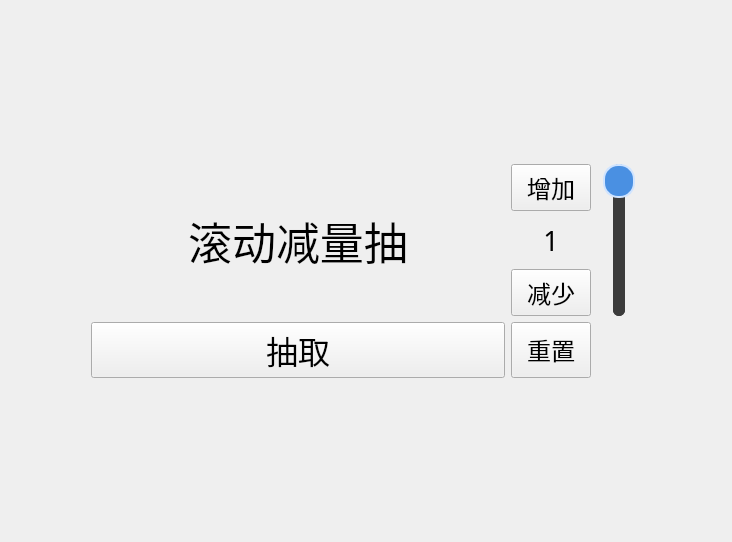
<?xml version="1.0" encoding="UTF-8"?>
<ui version="4.0">
 <class>Form</class>
 <widget class="QWidget" name="Form">
  <property name="geometry">
   <rect>
    <x>0</x>
    <y>0</y>
    <width>732</width>
    <height>542</height>
   </rect>
  </property>
  <property name="windowTitle">
   <string>Form</string>
  </property>
  <layout class="QGridLayout" name="gridLayout">
   <item row="0" column="1">
    <spacer name="verticalSpacer_2">
     <property name="orientation">
      <enum>Qt::Orientation::Vertical</enum>
     </property>
     <property name="sizeHint" stdset="0">
      <size>
       <width>20</width>
       <height>40</height>
      </size>
     </property>
    </spacer>
   </item>
   <item row="1" column="2">
    <layout class="QVBoxLayout" name="verticalLayout_ScrollLiftQuantity">
     <item>
      <widget class="QPushButton" name="pushButton_ScrollLiftQuantityUp">
       <property name="sizePolicy">
        <sizepolicy hsizetype="Minimum" vsizetype="Preferred">
         <horstretch>0</horstretch>
         <verstretch>0</verstretch>
        </sizepolicy>
       </property>
       <property name="font">
        <font>
         <family>文泉驿等宽微米黑</family>
         <pointsize>18</pointsize>
        </font>
       </property>
       <property name="styleSheet">
        <string notr="true">QLabel {
    background-color: rgba(100, 100, 100, 255);  /* 较深色背景 */
    border: 2px solid #4A90E2;                /* 蓝色边框 */
    border-radius: 15px;                      /* 圆角半径 */
    padding: 6px;                             /* 内边距 */
    color: white;                             /* 字体颜色 */
}
</string>
       </property>
       <property name="text">
        <string>增加</string>
       </property>
      </widget>
     </item>
     <item>
      <widget class="QLabel" name="label_ScrollLiftQuantity">
       <property name="font">
        <font>
         <family>文泉驿等宽微米黑</family>
         <pointsize>20</pointsize>
        </font>
       </property>
       <property name="contextMenuPolicy">
        <enum>Qt::ContextMenuPolicy::NoContextMenu</enum>
       </property>
       <property name="text">
        <string>1</string>
       </property>
       <property name="alignment">
        <set>Qt::AlignmentFlag::AlignCenter</set>
       </property>
      </widget>
     </item>
     <item>
      <widget class="QPushButton" name="pushButton_ScrollLiftQuantityDown">
       <property name="sizePolicy">
        <sizepolicy hsizetype="Minimum" vsizetype="Preferred">
         <horstretch>0</horstretch>
         <verstretch>0</verstretch>
        </sizepolicy>
       </property>
       <property name="font">
        <font>
         <family>文泉驿等宽微米黑</family>
         <pointsize>18</pointsize>
        </font>
       </property>
       <property name="styleSheet">
        <string notr="true">QLabel {
    background-color: rgba(100, 100, 100, 255);  /* 较深色背景 */
    border: 2px solid #4A90E2;                /* 蓝色边框 */
    border-radius: 15px;                      /* 圆角半径 */
    padding: 6px;                             /* 内边距 */
    color: white;                             /* 字体颜色 */
}
</string>
       </property>
       <property name="text">
        <string>减少</string>
       </property>
      </widget>
     </item>
    </layout>
   </item>
   <item row="1" column="1">
    <widget class="QLabel" name="label_ScrollLiftOutput">
     <property name="sizePolicy">
      <sizepolicy hsizetype="Expanding" vsizetype="Expanding">
       <horstretch>160</horstretch>
       <verstretch>0</verstretch>
      </sizepolicy>
     </property>
     <property name="font">
      <font>
       <family>文泉驛微米黑</family>
       <pointsize>33</pointsize>
      </font>
     </property>
     <property name="text">
      <string>滚动减量抽</string>
     </property>
     <property name="alignment">
      <set>Qt::AlignmentFlag::AlignCenter</set>
     </property>
    </widget>
   </item>
   <item row="2" column="1">
    <widget class="QPushButton" name="pushButton_ScrollLift">
     <property name="sizePolicy">
      <sizepolicy hsizetype="Minimum" vsizetype="Preferred">
       <horstretch>0</horstretch>
       <verstretch>0</verstretch>
      </sizepolicy>
     </property>
     <property name="font">
      <font>
       <family>文泉驿等宽微米黑</family>
       <pointsize>24</pointsize>
      </font>
     </property>
     <property name="styleSheet">
      <string notr="true">QLabel {
    background-color: rgba(100, 100, 100, 255);  /* 较亮色色背景 */
    border: 2px solid #4A90E2;                /* 蓝色边框 */
    border-radius: 15px;                      /* 圆角半径 */
    padding: 6px;                             /* 内边距 */
    color: white;                             /* 字体颜色 */
}
</string>
     </property>
     <property name="text">
      <string>抽取</string>
     </property>
    </widget>
   </item>
   <item row="2" column="2">
    <widget class="QPushButton" name="pushButton_ScrollLiftRenew">
     <property name="sizePolicy">
      <sizepolicy hsizetype="Minimum" vsizetype="Preferred">
       <horstretch>0</horstretch>
       <verstretch>0</verstretch>
      </sizepolicy>
     </property>
     <property name="font">
      <font>
       <family>文泉驿等宽微米黑</family>
       <pointsize>18</pointsize>
      </font>
     </property>
     <property name="styleSheet">
      <string notr="true">QLabel {
    background-color: rgba(100, 100, 100, 255);  /* 较深色背景 */
    border: 2px solid #4A90E2;                /* 蓝色边框 */
    border-radius: 15px;                      /* 圆角半径 */
    padding: 6px;                             /* 内边距 */
    color: white;                             /* 字体颜色 */
}
</string>
     </property>
     <property name="text">
      <string>重置</string>
     </property>
    </widget>
   </item>
   <item row="1" column="0">
    <spacer name="horizontalSpacer">
     <property name="orientation">
      <enum>Qt::Orientation::Horizontal</enum>
     </property>
     <property name="sizeHint" stdset="0">
      <size>
       <width>80</width>
       <height>20</height>
      </size>
     </property>
    </spacer>
   </item>
   <item row="3" column="1">
    <spacer name="verticalSpacer">
     <property name="orientation">
      <enum>Qt::Orientation::Vertical</enum>
     </property>
     <property name="sizeHint" stdset="0">
      <size>
       <width>20</width>
       <height>40</height>
      </size>
     </property>
    </spacer>
   </item>
   <item row="1" column="3">
    <widget class="QSlider" name="verticalSlider_ScrollLiftQuantity">
     <property name="minimumSize">
      <size>
       <width>44</width>
       <height>0</height>
      </size>
     </property>
     <property name="maximumSize">
      <size>
       <width>56</width>
       <height>16777215</height>
      </size>
     </property>
     <property name="sizePolicy">
      <sizepolicy hsizetype="Fixed" vsizetype="Expanding">
       <horstretch>0</horstretch>
       <verstretch>0</verstretch>
      </sizepolicy>
     </property>
     <property name="styleSheet">
      <string notr="true">QSlider::groove:vertical {
    background: rgba(60, 60, 60, 255);
    width: 12px;
    border-radius: 6px;
}
QSlider::sub-page:vertical {
    background: #4A90E2;
    border-radius: 6px;
}
QSlider::add-page:vertical {
    background: rgba(60, 60, 60, 255);
    border-radius: 6px;
}
QSlider::handle:vertical {
    background: #4A90E2;
    border: 2px solid #D0E4FF;
    height: 30px;
    width: 30px;
    margin: 0 -10px;
    border-radius: 15px;
}
</string>
     </property>
     <property name="minimum">
      <number>1</number>
     </property>
     <property name="maximum">
      <number>1</number>
     </property>
     <property name="singleStep">
      <number>1</number>
     </property>
     <property name="pageStep">
      <number>1</number>
     </property>
     <property name="value">
      <number>1</number>
     </property>
     <property name="orientation">
      <enum>Qt::Orientation::Vertical</enum>
     </property>
    </widget>
   </item>
   <item row="1" column="4">
    <spacer name="horizontalSpacer_2">
     <property name="orientation">
      <enum>Qt::Orientation::Horizontal</enum>
     </property>
     <property name="sizeHint" stdset="0">
      <size>
       <width>80</width>
       <height>20</height>
      </size>
     </property>
    </spacer>
   </item>
  </layout>
 </widget>
 <resources/>
 <connections/>
</ui>
